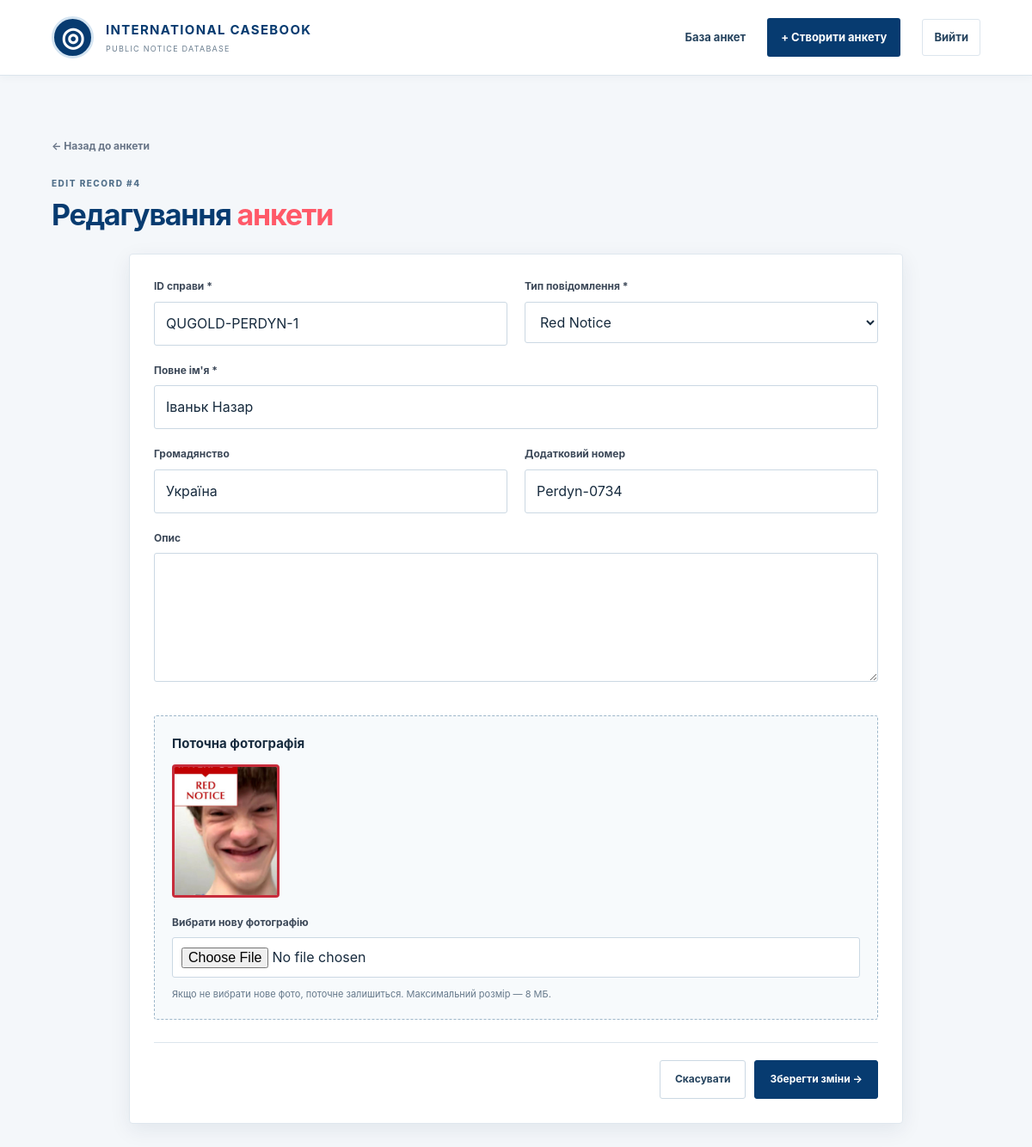
Page /edit/4 (signed in) on the committed database.
### tables this page shows
CREATE TABLE people (
                id INTEGER PRIMARY KEY AUTOINCREMENT,
                record_id TEXT UNIQUE NOT NULL,
                full_name TEXT NOT NULL,
                nationality TEXT DEFAULT '',
                notice_type TEXT NOT NULL DEFAULT 'Red Notice',
                warrant_number TEXT DEFAULT '',
                summary TEXT DEFAULT '',
                photo TEXT DEFAULT '',
                created_at TEXT NOT NULL DEFAULT CURRENT_TIMESTAMP,
                updated_at TEXT NOT NULL DEFAULT CURRENT_TIMESTAMP
            );

### app.py (the view, shortened to what this page needs)
@app.route("/edit/<int:pid>", methods=["GET", "POST"])
@admin_required
def edit(pid):
    with get_db() as conn:
        p = conn.execute(
            "SELECT * FROM people WHERE id = ?", (pid,)
        ).fetchone()
    if p is None:
        abort(404)
    return render_template("edit.html", p=p, form_data={})

### app.py (called while the page is built)
def get_db():
    conn = sqlite3.connect(DB_PATH, timeout=10)
    conn.row_factory = sqlite3.Row
    conn.execute("PRAGMA foreign_keys = ON")
    return conn

def admin_required(view):
    @wraps(view)
    def wrapped(*args, **kwargs):
        if not session.get("admin_logged_in"):
            flash("Увійдіть, щоб виконати цю дію.", "warning")
            return redirect(url_for("login", next=request.path))
        return view(*args, **kwargs)
    return wrapped

@app.context_processor
def inject_template_data():
    return {
        "notice_types": NOTICE_TYPES,
        "admin_logged_in": bool(session.get("admin_logged_in")),
    }

### templates/edit.html (shortened to what this page needs)
{% extends "base.html" %}
{% block content %}
{% set f = form_data if form_data else {} %}
<div class="page-heading">
    <a class="back-link" href="{{ url_for('person', pid=p.id) }}">
        ← Назад до анкети
    </a>
    <span class="eyebrow">EDIT RECORD #{{ p.id }}</span>
    <h1>Редагування <span>анкети</span></h1>
</div>
<form class="form-panel" method="POST" enctype="multipart/form-data">
    <div class="form-grid">
        <div class="field">
            <label for="record_id">ID справи *</label>
            <input
                id="record_id"
                name="record_id"
                required
                maxlength="50"
                value="{{ f.get('record_id', p['record_id']) }}"
            >
        </div>
        <div class="field">
            <label for="notice_type">Тип повідомлення *</label>
            <select id="notice_type" name="notice_type" required>
                {% for item in notice_types %}
                    <option
                        value="{{ item }}"
                        {% if f.get('notice_type', p['notice_type']) == item %}
                            selected
                        {% endif %}
                    >
                        {{ item }}
                    </option>
                {% endfor %}
            </select>
        </div>
        <div class="field field-full">
            <label for="full_name">Повне ім'я *</label>
            <input
                id="full_name"
                name="full_name"
                required
                maxlength="150"
                value="{{ f.get('full_name', p['full_name']) }}"
            >
        </div>
        <div class="field">
            <label for="nationality">Громадянство</label>
            <input
                id="nationality"
                name="nationality"
                value="{{ f.get('nationality', p['nationality']) }}"
            >
        </div>
        <div class="field">
            <label for="warrant_number">Додатковий номер</label>
            <input
                id="warrant_number"
                name="warrant_number"
                value="{{ f.get('warrant_number', p['warrant_number']) }}"
            >
        </div>
        <div class="field field-full">
            <label for="summary">Опис</label>
            <textarea
                id="summary"
                name="summary"
                rows="5"
            >{{ f.get('summary', p['summary']) }}</textarea>
        </div>
    </div>
    <div class="upload-box">
        <h2>Поточна фотографія</h2>
        {% if p['photo'] %}
            <img
                class="edit-thumbnail"
                src="{{ url_for('uploaded_file', filename=p['photo']) }}"
                alt="Поточне демонстраційне фото"
            >
        {% else %}
            <p>Фотографію ще не завантажено.</p>
        {% endif %}
        <label for="photo">Вибрати нову фотографію</label>
        <input
            id="photo"
            type="file"
            name="photo"
            accept=".jpg,.jpeg,.png,.webp,image/jpeg,image/png,image/webp"
        >
        <p>
            Якщо не вибрати нове фото, поточне залишиться.
            Максимальний розмір — 8 МБ.
        </p>
    </div>
    <div class="form-actions">
        <a
            class="btn btn-secondary"
            href="{{ url_for('person', pid=p.id) }}"
        >
            Скасувати
        </a>
        <button class="btn btn-primary" type="submit">
            Зберегти зміни →
        </button>
    </div>
</form>
{% endblock %}

### static/css/style.css (style rules this page uses)
:root { --navy: #101b2b; --navy-light: #19283c; --red: #c52232; --red-dark: #a71928; --bg: #f3f5f8; --white: #fff; --text: #1a2433; --muted: #788393; --border: #e1e5eb; --radius: 10px; --shadow: 0 5px 22px rgba(20, 35, 55, .06); }
* { box-sizing: border-box; }
body { margin: 0; font-family: Arial, Helvetica, sans-serif; background: var(--bg); color: var(--text); line-height: 1.55; }
a { color: inherit; text-decoration: none; }
button, input, select, textarea { font: inherit; }
.eyebrow { display: block; color: var(--red); font-size: 10px; font-weight: 800; letter-spacing: 1.8px; margin-bottom: 9px; }
.hero h1, .page-heading h1 { margin: 0; font-size: clamp(30px, 4vw, 46px); line-height: 1.15; letter-spacing: -1.2px; }
.hero h1 span, .page-heading h1 span { color: #ff5968; }
.search-panel, .form-panel { background: white; padding: 28px; border: 1px solid var(--border); border-radius: var(--radius); box-shadow: var(--shadow); }
.search-field, .filter-field, .field { min-width: 0; }
label { display: block; color: #3c4858; font-size: 12px; font-weight: bold; margin-bottom: 8px; }
input, select, textarea { width: 100%; min-width: 0; padding: 12px 13px; color: var(--text); background: #fff; border: 1px solid #d7dde5; border-radius: 5px; outline: none; transition: border-color .15s, box-shadow .15s; }
input[type="file"] { padding: 10px; }
textarea { resize: vertical; }
.btn { display: inline-flex; justify-content: center; align-items: center; gap: 7px; padding: 12px 17px; border: 1px solid transparent; border-radius: 5px; font-weight: bold; font-size: 12px; cursor: pointer; transition: background .15s, transform .15s; }
.btn-primary { background: var(--red); color: white; }
.btn-secondary { background: #f5f7fa; border-color: var(--border); color: #334155; }
.page-heading { margin: 0 0 26px; }
.page-heading .eyebrow { margin-top: 25px; }
.page-heading h1 { font-size: 36px; color: var(--navy); }
.back-link { color: #687587; font-size: 12px; font-weight: bold; }
.form-panel { max-width: 900px; margin: 0 auto; }
.form-grid { display: grid; grid-template-columns: repeat(2, minmax(0, 1fr)); gap: 20px; margin-bottom: 32px; }
.field-full { grid-column: 1 / -1; }
.upload-box { padding: 20px; background: #f8f9fb; border: 1px dashed #cbd3de; border-radius: 7px; margin-bottom: 26px; }
.upload-box h2 { font-size: 15px; margin-top: 0; }
.upload-box p { color: var(--muted); font-size: 11px; margin-bottom: 0; }
.edit-thumbnail { display: block; width: 125px; height: 155px; object-fit: cover; border: 3px solid var(--red); border-radius: 4px; margin-bottom: 20px; }
.form-actions { display: flex; justify-content: flex-end; flex-wrap: wrap; gap: 10px; padding-top: 20px; border-top: 1px solid var(--border); }
:root { --navy:#073b70;--navy-light:#0b528e;--red:#c72c3b;--red-dark:#a71f2d;--bg:#f4f7fa;--text:#172b3e;--muted:#66798b;--border:#dce5ed;--radius:4px;--shadow:0 7px 24px rgba(8,43,75,.08) }
body { font-family:Inter,"Segoe UI",Arial,sans-serif;background:#f4f7fa;color:#172b3e }
.eyebrow { letter-spacing:1.5px;font-size:10px;font-weight:800;color:#53718b }
.stat-card,.search-panel,.person-card,.profile-panel,.form-panel { border:1px solid #dfe7ee;border-radius:4px;box-shadow:var(--shadow) }
.search-field input,.filter-field select,.field input,.field select,.field textarea,.upload-box input { border:1px solid #cbd8e3;border-radius:3px;background:#fff;min-height:45px }
.btn { border-radius:3px;font-weight:700 }
.btn-primary { background:#073b70;border-color:#073b70 }
.btn-secondary { background:#fff;color:#25435e;border:1px solid #cbd8e3 }
.page-heading h1 { font-size:34px }
.form-panel { background:#fff }
.upload-box { border:1px dashed #9eb7ca;background:#f7fafc;border-radius:3px }

### rows in the picture
people: id "4", record_id "QUGOLD-PERDYN-1", notice_type "Red Notice", full_name "Іваньк Назар", nationality "Україна", warrant_number "Perdyn-0734", photo (picture)
